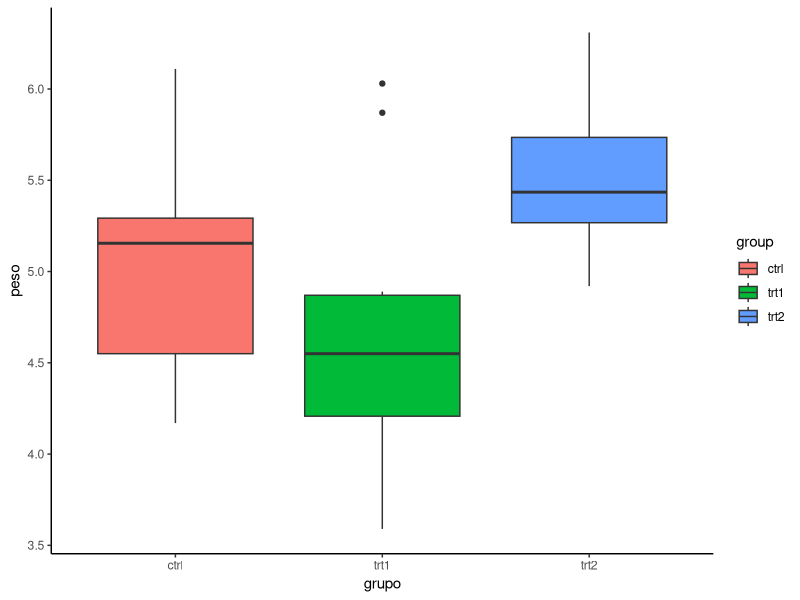

R code for this plot:
## ---- chunk 1
library(dplyr)
library(ggplot2)
## ---- chunk 2
# armazenando o dataset num objeto chamado mydata.
mydata <- PlantGrowth
## ---- chunk 3
# verificando o dataset
head(mydata)
## ---- chunk 4
# verificando o dataset
str(mydata)
## ---- chunk 5
group_by(mydata, group) |>
  summarise(count = n(),
            mean = mean(weight, na.rm = TRUE),
            sd = sd(weight, na.rm = TRUE))
## ---- chunk 6
ggplot(mydata, aes(x=group, y=weight, fill=group)) +
  geom_boxplot() +
  ylab("peso") + 
  xlab("grupo") + 
  theme_classic()
## ---- chunk 7
modelo_ANOVA <- aov(weight ~ group, data = mydata)
## ---- chunk 8
summary(modelo_ANOVA)
## ---- chunk 9
TukeyHSD(modelo_ANOVA)
